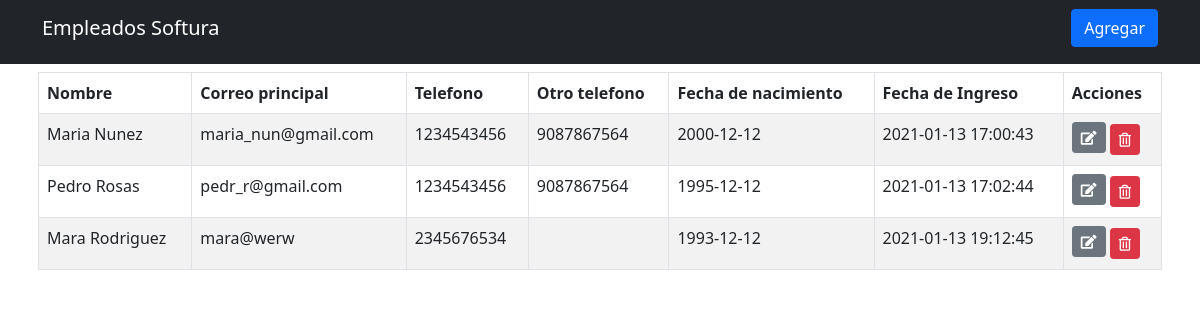
The app's page /view/index.php with its own data.
### tables this page shows
CREATE TABLE `empleados` (
  `id` int(11) NOT NULL,
  `nombre_completo` varchar(255) DEFAULT NULL,
  `correo_principal` varchar(255) NOT NULL,
  `telefono` varchar(11) NOT NULL,
  `otro_telefono` varchar(11) NOT NULL,
  `fecha_nacimiento` date NOT NULL,
  `ingreso_sistema` timestamp NOT NULL DEFAULT current_timestamp()
);

### view/index.php (the view, shortened to what this page needs)
<?php include("../controllers/db.php")
?>
<?php include("header.php")
?>
<div class="container p-2">
  <div class="row">
    <div>
      <div class="col-md-12">
      <table class="table table-bordered table-striped">
        <thead>
          <tr>
            <th>Nombre</th>
            <th>Correo principal</th>
            <th>Telefono</th>
            <th>Otro telefono</th>
            <th>Fecha de nacimiento</th>
            <th>Fecha de Ingreso</th>
            <th>Acciones</th>
          </tr>
        </thead>
        <tbody>
          <?php
            $query = "SELECT * FROM empleados";
            $result_empleados = mysqli_query($conn, $query);
            while($row = mysqli_fetch_assoc($result_empleados)) { ?>
              <tr>
                <td><?php echo $row['nombre_completo']; ?></td>
                <td><?php echo $row['correo_principal']; ?></td>
                <td><?php echo $row['telefono']; ?></td>
                <td><?php echo $row['otro_telefono']; ?></td>
                <td><?php echo $row['fecha_nacimiento']; ?></td>
                <td><?php echo $row['ingreso_sistema']; ?></td>
                <td>
                  <a href="../controllers/edit.php?id=<?php echo $row['id']?>" class="btn btn-secondary btn-sm mb-1">
                    <i class="fas fa-edit"></i>
                  </a>
                  <a href="../controllers/delete.php?id=<?php echo $row['id']?>" class="btn btn-danger btn-sm"
                  onclick="return confirm('Estás seguro que deseas eliminar el registro?');">
                    <i class="far fa-trash-alt"></i>
                  </a>
                </td>
              </tr>
              <?php } ?>
        </tbody>
      </table>
      </div>
  </div>
</div>
<?php include("footer.php")
?>

### view/header.php (shortened to what this page needs)
<!DOCTYPE html>
<html lang="en">
  <head>
    <link href="https://cdn.jsdelivr.net/npm/bootstrap@5.0.0-beta1/dist/css/bootstrap.min.css" rel="stylesheet">
    <link rel="stylesheet" href="https://use.fontawesome.com/releases/v5.6.3/css/all.css">
  </head>
  <body>
  <nav class="navbar navbar-dark bg-dark">
      <div class="container mb-2">
        <a class="navbar-brand" href="index.php">Empleados Softura</a>
        <button type="button" class="btn btn-primary btn" data-toggle="modal" data-target="#miModal">
        	Agregar
        </button>
      </div>
  </nav>
  </body>

### view/footer.php (shortened to what this page needs)
</body>
</html>

### records on screen
empleados: nombre_completo "Maria Nunez", correo_principal "maria_nun@gmail.com", telefono "1234543456", otro_telefono "9087867564", fecha_nacimiento "2000-12-12", ingreso_sistema "2021-01-13 17:00:43"
empleados: nombre_completo "Pedro Rosas", correo_principal "pedr_r@gmail.com", telefono "1234543456", otro_telefono "9087867564", fecha_nacimiento "1995-12-12", ingreso_sistema "2021-01-13 17:02:44"
empleados: nombre_completo "Mara Rodriguez", correo_principal "mara@werw", telefono "2345676534", fecha_nacimiento "1993-12-12", ingreso_sistema "2021-01-13 19:12:45"
